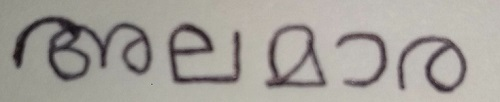
#> input picture Uploads/test8.1.jpg, 500 x 102 px
$ python knn_predict.py Uploads/test8.1.jpg
#> lines starting #> are read from the running program, lines starting #| are printed output that depends on the picture; after the words box and inside, x2 and y2 are one past the last pixel; in counts of white or black regions, pixels touching at a corner belong together
### line_segmentation.py
import cv2
import numpy as np

# [9 lines left out: functions openImage, showImage, not called in this run]

def segment(img):#input: binary image, BG: white
	#showImage(img)
	height,width=img.shape
	lines=[]
	i=j=0
	a=b=0
	p = False
	start = 0
	for i in range(height):
		f = True
		for j in range(width):
			if img[i,j] == 0:#foreground pixel
				#print('non blank line')
				f=False
				p=True
				break
		if f == True:
			#print('blank line')
			if p == True:
				img1 = img[ start:i , 0:width]
				lines.append(img1)
				start=i
				p = False

	#for i in range(len(lines)):
		#showImage(lines[i])
	return lines


#path = input('image path: ')
#img = openImage(path)
#segment(img)

### segmentation.py
import cv2
import sys
import numpy as np
from scipy import ndimage


# [9 lines left out: functions openImage, showImage, not called in this run]

def find_connected(img, label,id, i, j, threshold, xmin,ymin,xmax,ymax):
	h,w = img.shape
	if img[i,j] < threshold or i >= h-1 or j >= w-1:
		return label,xmin,ymin,xmax,ymax

	else:
		if label[i,j] == 0:
			if j < xmin:
				xmin = j
			if j > xmax:
				xmax = j
			if i < ymin:
				ymin = i
			if i > ymax:
				ymax = i

			label[i,j] = id

			label,xmin,ymin,xmax,ymax = find_connected(img, label, id, i+1, j , threshold,xmin,ymin,xmax,ymax)
			label,xmin,ymin,xmax,ymax = find_connected(img, label, id, i+1, j+1 , threshold,xmin,ymin,xmax,ymax)
			label,xmin,ymin,xmax,ymax = find_connected(img, label, id, i, j+1 , threshold,xmin,ymin,xmax,ymax)
			label,xmin,ymin,xmax,ymax = find_connected(img, label, id, i-1, j+1 , threshold,xmin,ymin,xmax,ymax)
			label,xmin,ymin,xmax,ymax = find_connected(img, label, id, i-1, j , threshold,xmin,ymin,xmax,ymax)
			label,xmin,ymin,xmax,ymax = find_connected(img, label, id, i-1, j-1 , threshold,xmin,ymin,xmax,ymax)
			label,xmin,ymin,xmax,ymax = find_connected(img, label, id, i, j-1 , threshold,xmin,ymin,xmax,ymax)
			label,xmin,ymin,xmax,ymax = find_connected(img, label, id, i+1, j-1 , threshold,xmin,ymin,xmax,ymax)
	return label,xmin,ymin,xmax,ymax

def _main(img):
	# [5 lines of commented-out code are left out]
	try:
		height, width = img.shape
		print(height, width)
	except:
		print('exception occured in segmentation.py')
		return None
	threshold = 127
	id = 0
	label = np.zeros((height, width))
	result = []
	for j in range(width):
		for i in range(height):
			if img[i,j] >= threshold and label[i,j] == 0:
				id = id + 1
				label,xmin,ymin,xmax,ymax = find_connected(img, label, id, i, j, threshold, width,height,-1,-1)
				crop_img = img[ymin:ymax, xmin:xmax]
				#showImage(crop_img)
				result.append(crop_img)

				img[ymin-2:ymin-1, xmin-1:xmax+1] = 100
				img[ymax+1:ymax+2, xmin-1:xmax+1] = 100
				img[ymin-1:ymax+1, xmin-2:xmin-1] = 100
				img[ymin-1:ymax+1, xmax+1:xmax+2] = 100
	return result

# [65 lines left out: functions main, boundingBoxes, not called in this run]

#main()

### knn_predict.py
#import knn
import cv2
import segmentation as s
import numpy as np
import csv
import random
import math
import operator
import sys
import webbrowser
from scipy import ndimage
import skeletonize as ske
import line_segmentation as ls

def openImage(path):
#> called with path = 'Uploads/test8.1.jpg'
	img = cv2.imread(path,cv2.IMREAD_GRAYSCALE)
#> img: shape (102, 500); min 16, max 199, mean 160
	#ret,thresh = cv2.threshold(img,130,255,cv2.THRESH_BINARY_INV)
	return img
def showImage(img1):
	cv2.imshow('image',img1)
	cv2.waitKey()
	cv2.destroyAllWindows()

def resize(img, x, y):
	height, width = img.shape
	try:
		res = cv2.resize(img, None, fx = x/width, fy = y/height, interpolation=cv2.INTER_CUBIC)
	except:
		return None
	return res
def euclideanDistance(instance1, instance2, length):
	distance = 0
	for x in range(length):
		distance += pow((instance1[x] - instance2[x]), 2)
	return math.sqrt(distance)

def getNeighbors(trainingSet, testInstance, k):
	distances = []
	length = len(testInstance)-1
	for x in range(len(trainingSet)):
		dist = euclideanDistance(testInstance, trainingSet[x], length)
		distances.append((trainingSet[x], dist))
	distances.sort(key=operator.itemgetter(1))
	neighbors = []
	for x in range(k):
		neighbors.append(distances[x][0])
	return neighbors

def loadDataset(filename, split, trainingSet =[], testSet = []):
	with open(filename,'r') as csvfile:
		lines = csv.reader(csvfile)
		dataset = list(lines)
		for x in range(len(dataset)-1):
			for y in range(28*28):
				dataset[x][y] = float(dataset[x][y])
			#if random.random()<split:
			trainingSet.append(dataset[x])
			#else:
				#testSet.append(dataset[x])

def getResponse(neighbors):
	classVotes = {}
	for x in range(len(neighbors)):
		response = neighbors[x][-1]
		if response in classVotes:
			classVotes[response] += 1
		else:
			classVotes[response] = 1
	sortedVotes = sorted(classVotes.items(), key=operator.itemgetter(1), reverse=True)
	return sortedVotes[0][0]

def main():
	sys.setrecursionlimit(9999)
	from sklearn.neighbors import KNeighborsClassifier

	#img_name = input('Input the image name to predict: ')
	img_name=sys.argv[1]
	img = openImage(img_name)
	showImage(img)
	#gaussian filtering
	#img = cv2.blur(img,(5,5))
	ret,img = cv2.threshold(img,130,255,cv2.THRESH_BINARY)
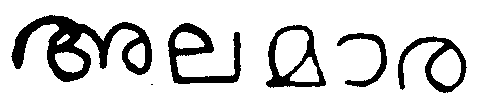
#> img: shape (102, 500); 84% white; 6 black regions (1 under 20 px), largest, box (x1, y1, x2, y2) and area: (11, 15, 152, 82) 3496, (168, 23, 241, 84) 1613, (266, 25, 326, 88) 1244, (398, 36, 467, 93) 1145, (337, 33, 387, 87) 662
	#showImage(img)
	img = ndimage.median_filter(img, 3)
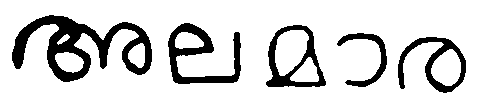
#> img: shape (102, 500); 84% white; 5 black regions, box (x1, y1, x2, y2) and area: (12, 15, 152, 82) 3499, (168, 23, 241, 84) 1618, (266, 25, 326, 87) 1246, (398, 37, 466, 93) 1143, (337, 33, 387, 87) 658
	#print('background noise removed...')
	#showImage(img)


	trainingSet =[]
	testSet=[]
	split=0.99
	loadDataset('dataset-1.csv',split,trainingSet,testSet)
#> (reads dataset-1.csv from the repository)
	#print('Train set: '+repr(len(trainingSet)))
	#print('Test set: '+repr(len(testSet)))
	predictions =[]
	k=3
	#print('test: ',testSet)

	#.....preprocessing....


	#....line_segmentation.......
	lines = ls.segment(img)
#> after the loop in segment, `for i in range(height):`:
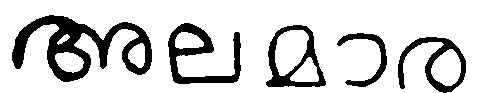
#> img1: shape (93, 500); 82.4% white; 5 black regions, box (x1, y1, x2, y2) and area: (12, 15, 152, 82) 3499, (168, 23, 241, 84) 1618, (266, 25, 326, 87) 1246, (398, 37, 466, 93) 1143, (337, 33, 387, 87) 658
#> after the loop in segment, `for i in range(height):`: lines = 1 item; start = 93
#> lines = 1 item
	for u in range(len(lines)):
		#showImage(lines[u])
		#.....character segmentation.....
		list_img = s._main(lines[u])
		for i in range(len(list_img)):
			h,w = list_img[i].shape
			if h+w <= 5:
				continue
			list_img[i] = resize(list_img[i],28,28)
			#showImage(list_img[i])
			try:
				ret,list_img[i] = cv2.threshold(list_img[i],130,255,cv2.THRESH_BINARY)
			except:
				print('')
			img = np.array(list_img[i])
			#showImage(img)
			print(img)
			array = np.array(img)

			print(array)
			array = np.reshape(array, (1,np.product(array.shape)))
			#showImage(list_img[i])

			#trainingSet = np.array(trainingSet)
			#print(trainingSet,'\n')

			knn = KNeighborsClassifier()

			trainingSet = np.array(trainingSet)

			length = len(trainingSet)
			#print('len: ',length)
			X = trainingSet[0:length, 0:784]
			Y = trainingSet[0:length, 784]

			#print('array: ',array)
			X = [[float(x) for x in rec]for rec in X]
			X = np.array(X)
			#print('array:',array)
			knn.fit(X,Y)
			#print('shape of X: ',X.shape)
			#print('shape of arr:',array.shape)
			print('predicted: ',knn.predict(array))
			g=knn.predict(array)
			print('Value:',g[0])

			with open('dataaa.csv') as csvfile:
				readCSV = csv.reader(csvfile, delimiter=',')
				filee= open("file.txt","a")
				for row in readCSV:
					if row[0]==g[0]:
							nee=row[1]
							filee.write(nee)
							print('UNICODE Value:',nee)


				filee.close()


		webbrowser.open('http://127.0.0.1/FINALS/final.html')
#> this loop made 1 pass
#| 93 500
#> after the loop, trainingSet = 906 items


#> (the run stopped early here; a loop or call above may not have finished)
